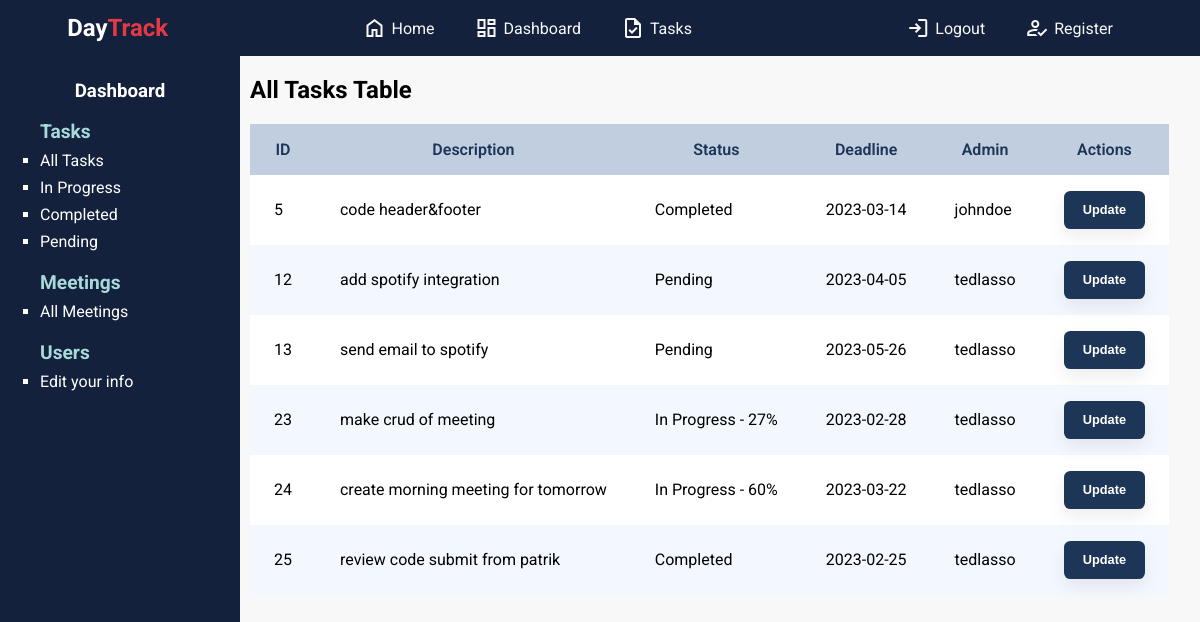
Page /dashboard/workdash/workeralltasks.php (signed in) on the committed database.
### tables this page shows
CREATE TABLE `detyra` (
  `ID` int(11) NOT NULL,
  `desc` varchar(100) NOT NULL,
  `status` varchar(100) NOT NULL,
  `deadline` date NOT NULL,
  `admin` int(11) NOT NULL,
  `progress` int(11) NOT NULL,
  `username` varchar(100) DEFAULT NULL
);

CREATE TABLE `admindb` (
  `ID` int(11) NOT NULL,
  `name` varchar(100) NOT NULL,
  `surname` varchar(100) NOT NULL,
  `email` varchar(100) NOT NULL,
  `username` varchar(100) NOT NULL,
  `password` varchar(100) NOT NULL,
  `confpassword` varchar(100) NOT NULL
);

### dbCon.php (called while the page is built, shortened)
<?php
    class dbCon{
        public $conn = null;
        private $host = 'localhost';
        private $database = 'daytrackdb';
        private $username = 'root';
        private $password = '';
        public function connDB(){
            try{
                $this->conn = new   PDO("mysql:host=$this->host;dbname=$this->database",
                                    $this->username,$this->password,
                                    [PDO::ATTR_DEFAULT_FETCH_MODE => PDO::FETCH_ASSOC]);
            } catch(PDOException  $pdoe){
                die("Nuk mund te lidhej ne bazen e te dhenave {$this->database}: ". $pdoe->getMessage());
            }
            return $this->conn;
        }
 }
?>

### logic/detyra.php (called while the page is built, shortened)
<?php
include_once(__DIR__."./../dbCon.php");
class Detyra extends dbCon{
    private $dbConnection;
    public function __construct($ID='',$desc='',$status='',$deadline='',$username='',$admin='',$progress=''){
        $this->dbConnection = $this->connDB();
    }
    public function showAllYourDetyra(){
        try{
            $sql = "SELECT d.ID, d.desc, d.status ,d.deadline,d.progress ,d.username ,a.username as adminuser
            FROM detyra d inner join admindb a on d.admin = a.ID
            WHERE d.username like '".$_SESSION["username"]."'";
            $stm = $this->dbConnection->prepare($sql);
            $stm->execute();
            $detyrat= $stm->fetchAll();
            return $detyrat;
        } catch(Exception $e){
            return $e -> getMessage();
        }
    }
}
?>

### dashboard/workdash/workeralltasks.php (the view, shortened to what this page needs)
<?php
    include_once("../../dbCon.php");
    include_once("../../logic/detyra.php");
  $text = "Login";
  $redirect = "../../login.php";
  if(isset($_SESSION['username'])){
    $text = "Logout";
    $redirect = "../../logout.php";
  }
?>
<!DOCTYPE html>
<html lang="en">
<head>
    <link rel="stylesheet" href="../../style/dashboard.css">
    <link rel="stylesheet" href="../../style/sty1.css">
    <link rel="stylesheet" href="../../style/tables.css">
</head>
<body>
<header>
       <h2 style="margin:auto 0"> <a href="index.html" style="text-decoration:none;color:white" > Day<span style="color:var(--zorange)">Track</span> </a></h2>
       <ul >
           <li><a href="../../index.php" class="header-links"><span style="padding-right:5px" class="material-symbols-outlined">
               </span> Home</a> </li>
           <li><a href="../dashboard.php" class="header-links"><span class="material-symbols-outlined" style="padding-right:5px">
               </span>Dashboard</a> </li>
           <li><a href="" class="header-links"><span class="material-symbols-outlined" style="padding-right:5px">
               </span>Tasks</a> </li>
       </ul>
       <ul>
           <li><a href="<?= $redirect ?>" class="header-links"><span class="material-symbols-outlined" style="padding-right:5px">
               </span><?= $text ?></a></li>
           <li><a href="register.html" class="header-links"><span class="material-symbols-outlined" style="padding-right:5px">
               </span>Register</a></li>
       </ul>
   </header>
   <main style="display:flex;">
    <aside class="aside">
        <h3 style="text-align:center;color:white" class="title">Dashboard</h3>
        <ul>
            <h4 style="color:white;font-size:1.2rem;margin:0;color:var(--blue1)">Tasks</h4>
            <li><a href="./workeralltasks.php">All Tasks </a></li>
            <li><a href="./workerinprogress.php">In Progress </a></li>
            <li><a href="./workercompleted.php">Completed </a></li>
            <li><a href="./workerpending.php">Pending </a></li>
            <h4 style="color:white;font-size:1.2rem;margin:0;color:var(--blue1);margin-top:20px;">Meetings</h4>
        <li><a href="./workermeetings.php">All Meetings </a></li>
        <h4 style="color:white;font-size:1.2rem;margin:0;color:var(--blue1);margin-top:20px;">Users</h4>
        <li><a href="<?= "../../func/updUser.php?ID=".$_SESSION["userid"] ?>">Edit your info </a></li>
        </ul>
    </aside>
    <div class="main-content">
        <table class="detyratable">
           <h2 style="padding:0px 10px;">All Tasks Table</h2>
           <tr>
               <th>ID</th>
               <th>Description</th>
               <th>Status</th>
               <th>Deadline</th>
               <th>Admin</th>
               <th colspan="2">Actions</th>
           </tr>
           <?php
           $dtr = new Detyra();
           $detyrat = $dtr->showAllYourDetyra();
           foreach($detyrat as $detyra){
           ?>
               <tr>
                   <td><?= $detyra["ID"]?></td>
                   <td><?= $detyra["desc"]?></td>
                   <td><?= $detyra["status"]?><?= ($detyra["status"] == "In Progress"? " - ".$detyra["progress"]. "%" : "") ?></td>
                   <td><?= $detyra["deadline"]?></td>
                   <td><?= $detyra["adminuser"]?></td>
                   <td>
                   <a href="<?= "../../func/updDetyra.php?ID=$detyra[ID]"?>"><button class="updatebtn" >Update</button></a>
                </td>
               </tr>
           <?php
           }
           ?>
           </table>
    </div>
    </main>
</body>
</html>

### style/dashboard.css (style rules this page uses)
aside { width:15rem; min-height:100vh; background-color:#14213d; padding-top:5px; }
aside ul { list-style-type:square; }
aside ul li { color:white; margin: 0.5rem 0px; }
aside ul li a { text-decoration: none; color:white; transition:0.2s ease; }

### style/sty1.css (style rules this page uses)
:root { --zblue:#1d3557; --zorange:#e63946; --zgray:#f8f8f8; --blue1: #A8DADC; --blue2: #457B9D; }
body { margin:0 auto; font-family:'Roboto'; background-color:var(--zgray); }
header { background-color:#14213d; color:var(--zgray); display:flex; flex-wrap:wrap; min-width:100%; flex-direction:row; justify-content: space-around; }
header ul { display:flex; list-style: none; }
header ul li { margin-inline:20px; transition:0.2s ease-in; vertical-align: center; }
header ul li a { display:flex; justify-content: center; align-items: center; }
.header-links { text-decoration:none; color:var(--zgray); vertical-align: center; transition: 0.2s ease; }

### style/tables.css (style rules this page uses)
.detyratable { border-collapse: collapse; border-radius: 50%; margin:10px; }
.detyratable th { color: var(--zblue); background-color:#c0cedf; font-weight: normal; font-weight:600; }
.detyratable td { color:black; }
.detyratable tr { background-color:white; }
.detyratable th,td { padding:1rem 1.5rem; }
.detyratable tr:nth-child(odd) { background-color:#f3f8fe; }
.updatebtn { font-size: 0.8rem; align-items: center; height: 38px; border-radius: 0.4rem; cursor:pointer; font-weight: 600; padding: 0 1.2rem; color: white; border: none; box-shadow: 0 .5rem 1rem rgba(143, 142, 142, 0.15)!important; background: var(--zblue); }

### rows in the picture
detyra: ID "5", desc "code header&footer", status "Completed", deadline "2023-03-14", admindb.username "johndoe"
detyra: ID "12", desc "add spotify integration", status "Pending", deadline "2023-04-05", admindb.username "tedlasso"
detyra: ID "13", desc "send email to spotify", status "Pending", deadline "2023-05-26", admindb.username "tedlasso"
detyra: ID "23", desc "make crud of meeting", status "In Progress", progress "27", deadline "2023-02-28", admindb.username "tedlasso"
detyra: ID "24", desc "create morning meeting for tomorrow", status "In Progress", progress "60", deadline "2023-03-22", admindb.username "tedlasso"
detyra: ID "25", desc "review code submit from patrik", status "Completed", deadline "2023-02-25", admindb.username "tedlasso"

### other values in the picture
$text "Logout"
